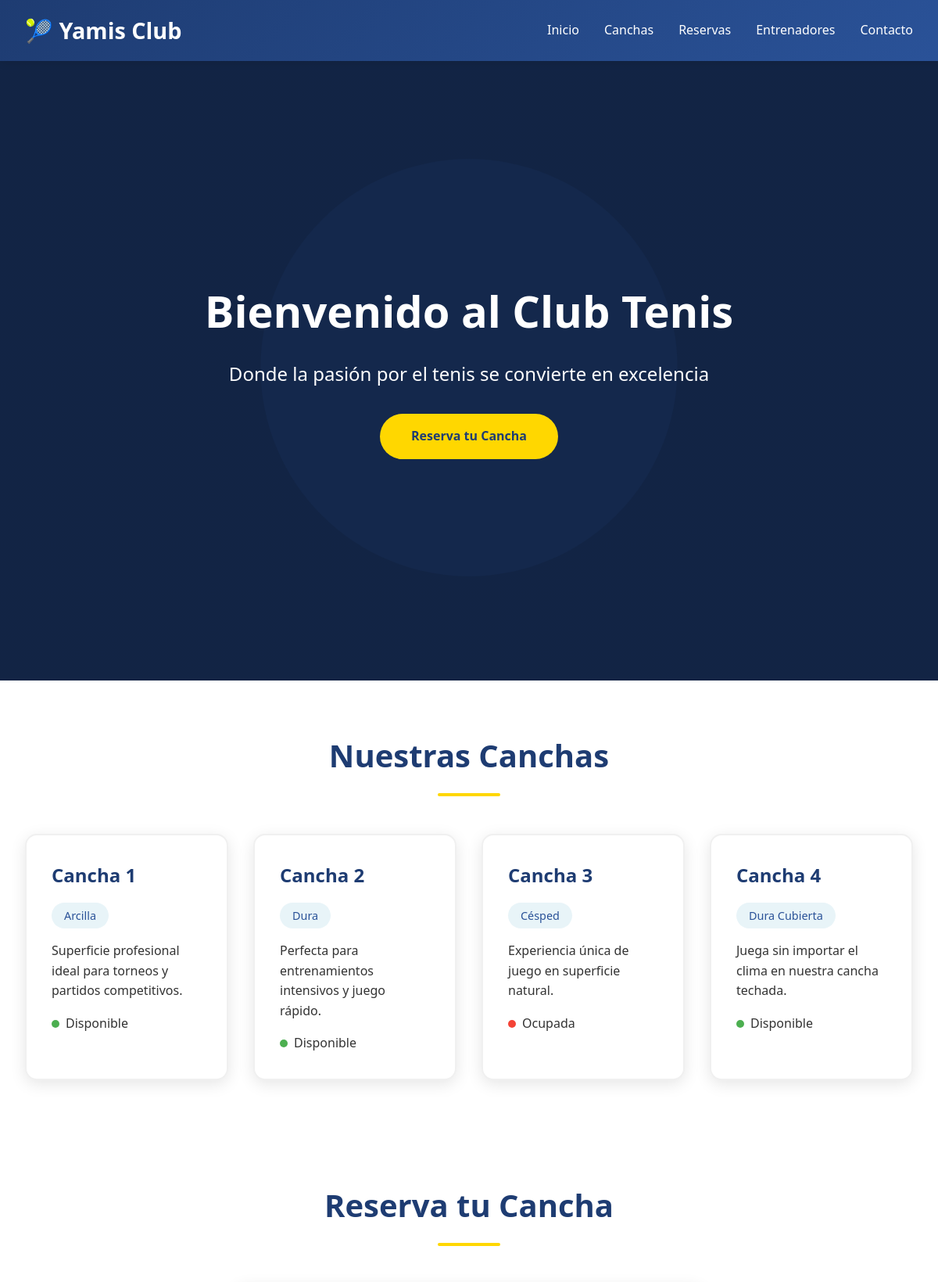
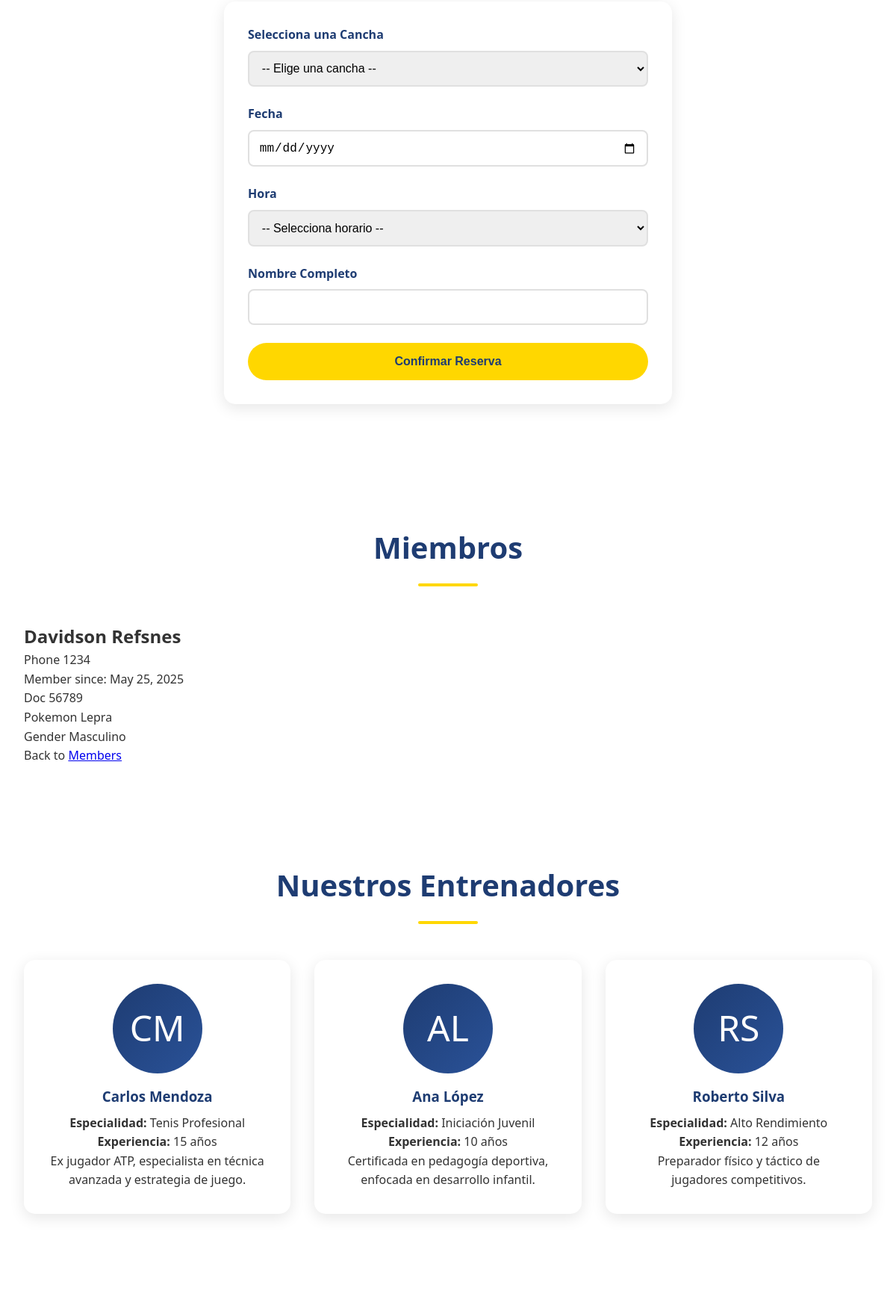
/members/details/5 (upper part), run on the app's committed database (2 pictures, top to bottom).
### members/models.py (models this page shows, shortened)
class Member(models.Model):
  firstname = models.CharField(max_length=255)
  lastname = models.CharField(max_length=255)
  phone = models.IntegerField(null = True)
  joined_date = models.DateField(null = True)
  pokemon_fav = models.CharField(max_length=25, null = True)
  gender = models.CharField(max_length=10, null = True)
  doc = models.CharField(max_length=15, null = True)

### members/views.py (the view)
# urls.py: path('members/details/<int:id>', views.details, name='details'),
def details(request, id):
  mymember = Member.objects.get(id=id)
  template = loader.get_template('details.html')
  context = {
    'mymember': mymember,
  }
  return HttpResponse(template.render(context, request))

### members/templates/details.html (shortened to what this page needs)
{% extends "master.html" %}
{% block content %}
  <h1>{{ mymember.firstname }} {{ mymember.lastname }}</h1>
  <p>Phone {{ mymember.phone }}</p>
  <p>Member since: {{ mymember.joined_date }}</p>
  <p>Doc {{ mymember.doc }}</p>
  <p>Pokemon {{ mymember.pokemon_fav }}</p>
  <p>Gender {{ mymember.gender }}</p>
  <p>Back to <a href="/members">Members</a></p>
{% endblock %}

### members/static/mystyles.css (style rules this page uses)
* { margin: 0; padding: 0; box-sizing: border-box; }
body { font-family: 'Segoe UI', Tahoma, Geneva, Verdana, sans-serif; line-height: 1.6; color: #333; }

### data on the page
Member: firstname "Davidson", lastname "Refsnes", phone "1234", joined_date "May 25, 2025", doc "56789", pokemon_fav "Lepra", gender "Masculino"
